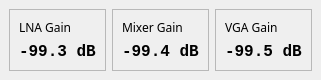
<?xml version="1.0" encoding="UTF-8"?>
<ui version="4.0">
 <class>MainWindow</class>
 <widget class="QMainWindow" name="MainWindow">
  <property name="geometry">
   <rect>
    <x>0</x>
    <y>0</y>
    <width>298</width>
    <height>60</height>
   </rect>
  </property>
  <property name="windowTitle">
   <string>Form1</string>
  </property>
  <widget class="QWidget" name="centralwidget">
   <layout class="QHBoxLayout" name="horizontalLayout">
    <item>
     <widget class="QFrame" name="frame">
      <property name="frameShape">
       <enum>QFrame::StyledPanel</enum>
      </property>
      <property name="frameShadow">
       <enum>QFrame::Raised</enum>
      </property>
      <layout class="QVBoxLayout" name="verticalLayout">
       <item>
        <widget class="QLabel" name="label_2">
         <property name="font">
          <font>
           <family>Sans Serif</family>
           <pointsize>9</pointsize>
          </font>
         </property>
         <property name="text">
          <string>LNA Gain</string>
         </property>
        </widget>
       </item>
       <item>
        <widget class="QLabel" name="s0gain">
         <property name="font">
          <font>
           <family>Monospace</family>
           <pointsize>12</pointsize>
           <weight>75</weight>
           <bold>true</bold>
          </font>
         </property>
         <property name="text">
          <string>-99.3 dB</string>
         </property>
         <property name="textFormat">
          <enum>Qt::PlainText</enum>
         </property>
        </widget>
       </item>
      </layout>
     </widget>
    </item>
    <item>
     <widget class="QFrame" name="frame_2">
      <property name="font">
       <font>
        <family>Monospace</family>
       </font>
      </property>
      <property name="frameShape">
       <enum>QFrame::StyledPanel</enum>
      </property>
      <property name="frameShadow">
       <enum>QFrame::Raised</enum>
      </property>
      <layout class="QVBoxLayout" name="verticalLayout_2">
       <item>
        <widget class="QLabel" name="label_4">
         <property name="font">
          <font>
           <family>Sans Serif</family>
           <pointsize>9</pointsize>
          </font>
         </property>
         <property name="text">
          <string>Mixer Gain</string>
         </property>
        </widget>
       </item>
       <item>
        <widget class="QLabel" name="s1gain">
         <property name="font">
          <font>
           <family>Monospace</family>
           <pointsize>12</pointsize>
           <weight>75</weight>
           <bold>true</bold>
          </font>
         </property>
         <property name="text">
          <string>-99.4 dB</string>
         </property>
         <property name="textFormat">
          <enum>Qt::PlainText</enum>
         </property>
        </widget>
       </item>
      </layout>
     </widget>
    </item>
    <item>
     <widget class="QFrame" name="frame_3">
      <property name="frameShape">
       <enum>QFrame::StyledPanel</enum>
      </property>
      <property name="frameShadow">
       <enum>QFrame::Raised</enum>
      </property>
      <layout class="QVBoxLayout" name="verticalLayout_3">
       <item>
        <widget class="QLabel" name="label_6">
         <property name="font">
          <font>
           <family>Sans Serif</family>
           <pointsize>9</pointsize>
          </font>
         </property>
         <property name="text">
          <string>VGA Gain</string>
         </property>
        </widget>
       </item>
       <item>
        <widget class="QLabel" name="s2gain">
         <property name="font">
          <font>
           <family>Monospace</family>
           <pointsize>12</pointsize>
           <weight>75</weight>
           <bold>true</bold>
          </font>
         </property>
         <property name="text">
          <string>-99.5 dB</string>
         </property>
         <property name="textFormat">
          <enum>Qt::PlainText</enum>
         </property>
        </widget>
       </item>
      </layout>
     </widget>
    </item>
   </layout>
  </widget>
 </widget>
 <resources/>
 <connections/>
</ui>
